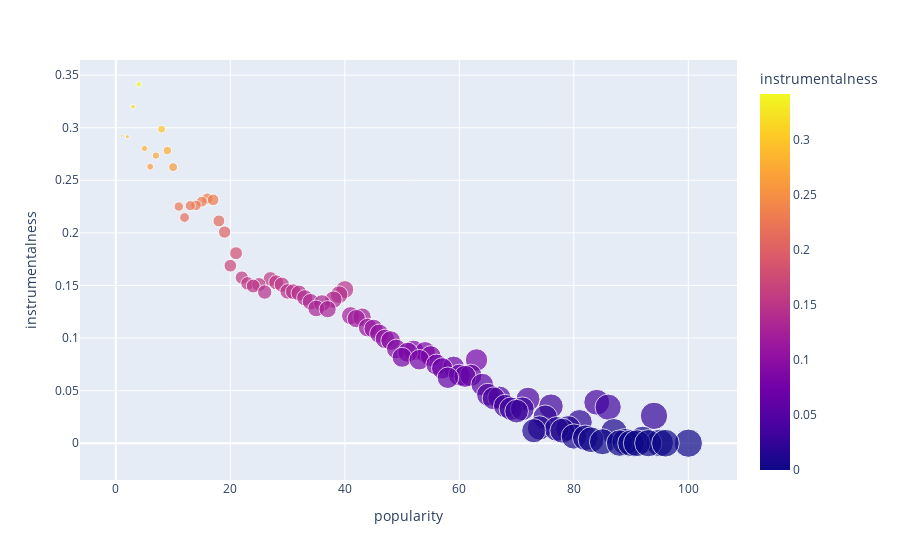

Notebook code cell kept with this figure:
### Markdown cell above
Similarly we plot a Bubble Chart for Popularity v/s Instrumentalness.

### Code cell
df_1 = df.groupby('popularity')['instrumentalness'].mean().sort_values(ascending=[False]).reset_index()

fig2 = px.scatter(df_1, x="popularity", y="instrumentalness", color="instrumentalness", size='popularity')
fig2.show()
